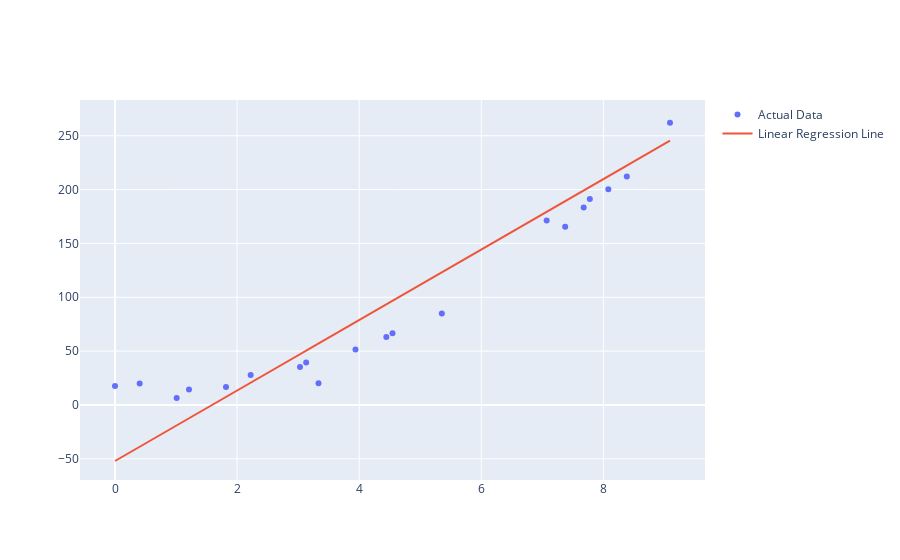

Notebook code for this chart:
### Code cell
fig = go.Figure()
fig.add_trace(go.Scatter(
    x=x_test.flatten(),
    y=y_test,
    mode='markers',
    name='Actual Data'))



fig.add_trace(go.Scatter(
    x=x_test.flatten(),
    y=y_pred,
    mode='lines',
    name='Linear Regression Line'
))
fig.show()

### Figure 1 — Plotly figure (JSON) as saved in the notebook; plotly's stock layout.template omitted (floating-point values rounded to 4 significant figures)
{"data": [{"mode": "markers", "name": "Actual Data", "type": "scatter", "x": [8.384, 5.354, 7.071, 4.545, 4.444, 3.939, 2.222, 8.081, 1.01, 0, 1.818, 3.03, 7.374, 3.333, 9.091, 0.404, 7.677, 7.778, 1.212, 3.131], "y": [212.3, 84.88, 171.4, 66.69, 63.05, 51.41, 27.9, 200.4, 6.522, 17.64, 16.68, 35.16, 165.5, 20.19, 262.1, 19.97, 183.4, 191.2, 14.44, 39.46]}, {"mode": "lines", "name": "Linear Regression Line", "type": "scatter", "x": [8.384, 5.354, 7.071, 4.545, 4.444, 3.939, 2.222, 8.081, 1.01, 0, 1.818, 3.03, 7.374, 3.333, 9.091, 0.404, 7.677, 7.778, 1.212, 3.131], "y": [222.4, 123.2, 179.4, 96.74, 93.43, 76.91, 20.71, 212.4, -18.96, -52.02, 7.485, 47.15, 189.3, 57.07, 245.5, -38.8, 199.2, 202.5, -12.35, 50.46]}], "layout": {}}
